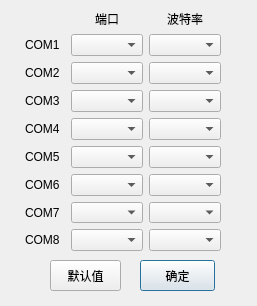
<?xml version="1.0" encoding="UTF-8"?>
<ui version="4.0">
 <class>ConfigDialog</class>
 <widget class="QDialog" name="ConfigDialog">
  <property name="windowModality">
   <enum>Qt::ApplicationModal</enum>
  </property>
  <property name="geometry">
   <rect>
    <x>0</x>
    <y>0</y>
    <width>257</width>
    <height>306</height>
   </rect>
  </property>
  <property name="minimumSize">
   <size>
    <width>257</width>
    <height>306</height>
   </size>
  </property>
  <property name="maximumSize">
   <size>
    <width>257</width>
    <height>306</height>
   </size>
  </property>
  <property name="windowTitle">
   <string>配置</string>
  </property>
  <property name="whatsThis">
   <string/>
  </property>
  <property name="modal">
   <bool>true</bool>
  </property>
  <widget class="QPushButton" name="btn_ok">
   <property name="geometry">
    <rect>
     <x>140</x>
     <y>260</y>
     <width>75</width>
     <height>31</height>
    </rect>
   </property>
   <property name="text">
    <string>确定</string>
   </property>
  </widget>
  <widget class="QWidget" name="layoutWidget">
   <property name="geometry">
    <rect>
     <x>20</x>
     <y>10</y>
     <width>201</width>
     <height>241</height>
    </rect>
   </property>
   <layout class="QGridLayout" name="gridLayout">
    <item row="0" column="1" alignment="Qt::AlignHCenter">
     <widget class="QLabel" name="label_9">
      <property name="text">
       <string>端口</string>
      </property>
     </widget>
    </item>
    <item row="0" column="2" alignment="Qt::AlignHCenter">
     <widget class="QLabel" name="label_10">
      <property name="text">
       <string>波特率</string>
      </property>
     </widget>
    </item>
    <item row="1" column="0" alignment="Qt::AlignHCenter">
     <widget class="QLabel" name="label_1">
      <property name="text">
       <string>COM1</string>
      </property>
     </widget>
    </item>
    <item row="1" column="1">
     <widget class="QComboBox" name="comboBox11">
      <property name="insertPolicy">
       <enum>QComboBox::InsertAtBottom</enum>
      </property>
     </widget>
    </item>
    <item row="1" column="2">
     <widget class="QComboBox" name="comboBox12"/>
    </item>
    <item row="2" column="0" alignment="Qt::AlignHCenter">
     <widget class="QLabel" name="label_2">
      <property name="text">
       <string>COM2</string>
      </property>
     </widget>
    </item>
    <item row="2" column="1">
     <widget class="QComboBox" name="comboBox21"/>
    </item>
    <item row="2" column="2">
     <widget class="QComboBox" name="comboBox22"/>
    </item>
    <item row="3" column="0" alignment="Qt::AlignHCenter">
     <widget class="QLabel" name="label_3">
      <property name="text">
       <string>COM3</string>
      </property>
     </widget>
    </item>
    <item row="3" column="1">
     <widget class="QComboBox" name="comboBox31"/>
    </item>
    <item row="3" column="2">
     <widget class="QComboBox" name="comboBox32"/>
    </item>
    <item row="4" column="0" alignment="Qt::AlignHCenter">
     <widget class="QLabel" name="label_4">
      <property name="text">
       <string>COM4</string>
      </property>
     </widget>
    </item>
    <item row="4" column="1">
     <widget class="QComboBox" name="comboBox41"/>
    </item>
    <item row="4" column="2">
     <widget class="QComboBox" name="comboBox42"/>
    </item>
    <item row="5" column="0" alignment="Qt::AlignHCenter">
     <widget class="QLabel" name="label_5">
      <property name="text">
       <string>COM5</string>
      </property>
     </widget>
    </item>
    <item row="5" column="1">
     <widget class="QComboBox" name="comboBox51"/>
    </item>
    <item row="5" column="2">
     <widget class="QComboBox" name="comboBox52"/>
    </item>
    <item row="6" column="0" alignment="Qt::AlignHCenter">
     <widget class="QLabel" name="label_6">
      <property name="text">
       <string>COM6</string>
      </property>
     </widget>
    </item>
    <item row="6" column="1">
     <widget class="QComboBox" name="comboBox61"/>
    </item>
    <item row="6" column="2">
     <widget class="QComboBox" name="comboBox62"/>
    </item>
    <item row="7" column="0" alignment="Qt::AlignHCenter">
     <widget class="QLabel" name="label_7">
      <property name="text">
       <string>COM7</string>
      </property>
     </widget>
    </item>
    <item row="7" column="1">
     <widget class="QComboBox" name="comboBox71"/>
    </item>
    <item row="7" column="2">
     <widget class="QComboBox" name="comboBox72"/>
    </item>
    <item row="8" column="0" alignment="Qt::AlignHCenter">
     <widget class="QLabel" name="label_8">
      <property name="text">
       <string>COM8</string>
      </property>
     </widget>
    </item>
    <item row="8" column="1">
     <widget class="QComboBox" name="comboBox81"/>
    </item>
    <item row="8" column="2">
     <widget class="QComboBox" name="comboBox82"/>
    </item>
   </layout>
  </widget>
  <widget class="QPushButton" name="btn_old">
   <property name="geometry">
    <rect>
     <x>50</x>
     <y>260</y>
     <width>71</width>
     <height>31</height>
    </rect>
   </property>
   <property name="text">
    <string>默认值</string>
   </property>
  </widget>
 </widget>
 <resources/>
 <connections/>
</ui>
